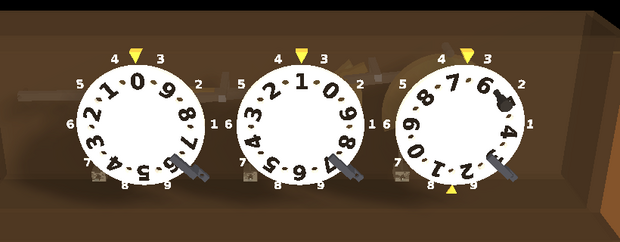
#> input picture demo/WyomingWill/BabbagesHall/exhibits/Pascaline/manual/fig-exhibit.png, 620 x 242 px, given in place of out.png, which was not available
$ python make-figures.py
#> lines starting #> are read from the running program, lines starting #| are printed output that depends on the picture
"""The Pascaline manual's figures (Babbage's Hall).

    python3 manual/make-figures.py      (from the exhibit's folder; Pillow,
                                         OpenSCAD, xvfb-run, ImageMagick)

Every picture is OpenSCAD's drawing of the printed parts, put together as in
parts/pascaline.scad (manual/views.scad) and set to a state. The works are
set to the angles the simulation reported for the sautoirs and pawls at the
end of each step of its tour (PA_DEBUG=1), kept below. fig-exhibit.png is a
screenshot of the simulation."""
import os, subprocess, tempfile
from PIL import Image, ImageDraw, ImageFont

HERE = os.path.dirname(os.path.abspath(__file__))
FONTS = "/usr/share/fonts/truetype/dejavu/"
def font(px, bold=False): return ImageFont.truetype(FONTS + ("DejaVuSans-Bold.ttf" if bold else "DejaVuSans.ttf"), int(px))
INK, BLUE = (30, 30, 30), (30, 70, 170)
STEP, STOP_A = 36, 126                     # (as pascaline-geometry.lua)

# the tour's states, as the simulation reported them (PA_DEBUG=1):
#   digits (h t u), sautoir0, pawl0, sautoir1, pawl1
TOUR = {"007": ([0, 0, 7], [6.9, -0.1], [-18.9, 0.0]),
        "015": ([0, 1, 15], [4.9, 0.9], [-23.8, 0.0]),
        "099": ([0, 8.98, 19], [8.9, 8.9], [0.0, 0.0]),
        "100": ([1, 10, 20], [-0.1, -0.1], [0.0, -19.1])}


def render(view, v, lev=(0, 0), pawl=(0, 0), sty=(-1, 0), camera="-130,10,0,0,0,0,600", size=(1800, 900), trim=True):
    with tempfile.TemporaryDirectory() as d:
        raw, out = os.path.join(d, "raw.png"), os.path.join(d, "out.png")
        args = ["xvfb-run", "-a", "openscad", "-o", raw, "-D", f'VIEW="{view}"', "-D", f"V=[{v[0]},{v[1]},{v[2]}]",
                "-D", f"LEV=[{lev[0]},{lev[1]}]", "-D", f"PAWL=[{pawl[0]},{pawl[1]}]", "-D", f"STY=[{sty[0]},{sty[1]}]",
                f"--imgsize={size[0]},{size[1]}", f"--camera={camera}", "--colorscheme=Tomorrow", os.path.join(HERE, "views.scad")]
        subprocess.run(args, check=True, capture_output=True)
        if trim: subprocess.run(["convert", raw, "-fuzz", "3%", "-trim", "+repage", "-bordercolor", "#f8f8f8", "-border", "20", out], check=True)
        else: subprocess.run(["cp", raw, out], check=True)
        return Image.open(out).convert("RGB")


def caption(im, text, size=40):
    out = Image.new("RGB", (im.width, im.height + int(size * 1.9)), (255, 255, 255))
    out.paste(im, (0, 0))
    ImageDraw.Draw(out).text((im.width / 2, im.height + size * 0.4), text, font=font(size, True), fill=INK, anchor="ma")
    return out


def labelled(im, labels, size=24, pad_r=0, pad_b=0):
    out = Image.new("RGB", (im.width + pad_r, im.height + pad_b), (248, 248, 248))
    out.paste(im, (0, 0))
    g = ImageDraw.Draw(out)
    for text, (px, py), (tx, ty), anchor in labels:
        g.line([(px, py), (tx, ty)], fill=BLUE, width=3)
        g.ellipse([px - 5, py - 5, px + 5, py + 5], fill=BLUE)
        g.text((tx + (8 if anchor[0] == "l" else -8 if anchor[0] == "r" else 0), ty), text, font=font(size), fill=BLUE, anchor=anchor)
    return out


def row(ims, gap=24):
    H = max(i.height for i in ims)
    out = Image.new("RGB", (sum(i.width for i in ims) + gap * (len(ims) - 1), H), (255, 255, 255))
    x = 0
    for i in ims: out.paste(i, (x, (H - i.height) // 2)); x += i.width + gap
    return out


def save(im, name, width=None):
    if width and im.width != width:
        im = im.resize((width, round(im.height * width / im.width)), Image.LANCZOS)
    im.save(os.path.join(HERE, name), optimize=True)
    print("  manual/" + name, im.size)


# 1. the front, at 000 (straight on; the box is this camera's)
im = render("front", [0, 0, 0], trim=False)
#> in render, returned value is the input picture: PIL image 620x242 RGB; mean R, G, B 111.9, 96.3, 80.6
im = im.crop((60, 200, 1800, 860))
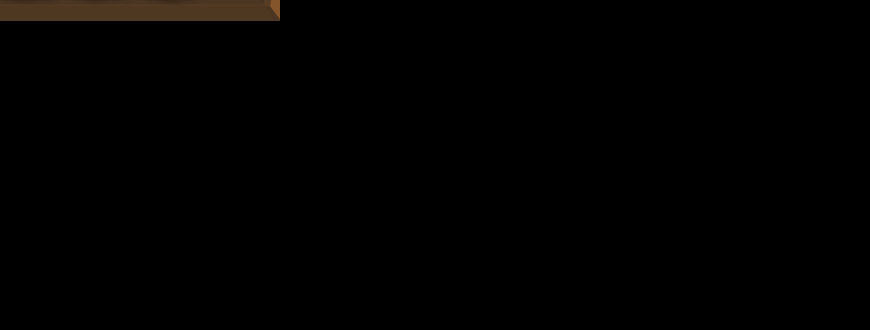
#> im: PIL image 1740x660 RGB (shown at 1/2 size); mean R, G, B 1.6, 1.1, 0.7
W, H = im.size
#> W = 1740; H = 660
save(labelled(im, [
    ("a hole for the stylus", (0.729 * W, 0.245 * H), (0.22 * W, 1.10 * H), "mm"),
    ("the pointer", (0.771 * W, 0.13 * H), (0.45 * W, 1.20 * H), "mm"),
    ("the dial's numbers", (0.824 * W, 0.29 * H), (0.62 * W, 1.10 * H), "mm"),
    ("the finger stop", (0.855 * W, 0.71 * H), (0.80 * W, 1.20 * H), "mm"),
    ("the plate's numbers", (0.885 * W, 0.49 * H), (0.99 * W, 1.10 * H), "rm"),
], size=30, pad_b=int(0.26 * H)), "fig-front.png", 620)
#> in labelled, `out = Image.new("RGB", (im.width + pad_r, im.height + pad_b), (248, 24..`: out: PIL image 1740x831 RGB; every value is 248
#> in save, `im = im.resize((width, round(im.height * width / im.width)), Image.LAN..`:
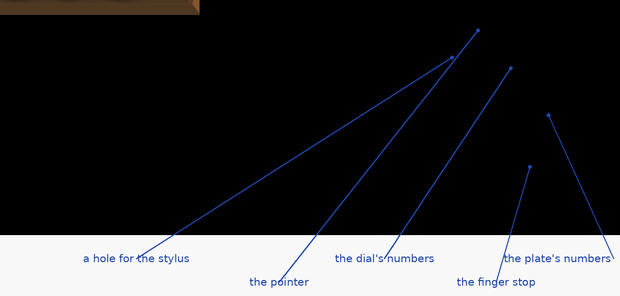
#> im: PIL image 620x296 RGB; mean R, G, B 51, 51.2, 52.3
#|   manual/fig-front.png (620, 296)

# 2. adding 7 to the units when they show 5: the stylus in the hole by the
#    plate's 7, then turned clockwise to the stop: 12, the tens carried
cam = "-55,10,0,0,0,0,330"
a = render("front", [0, 0, 5], sty=(0, STOP_A - 7 * STEP), camera=cam, size=(1300, 800))
#> call 2 of render, with view = 'front', lev = (0, 0), pawl = (0, 0), sty = (0, -126), camera = '-55,10,0,0,0,0,330', size = (1300, 800), trim = True
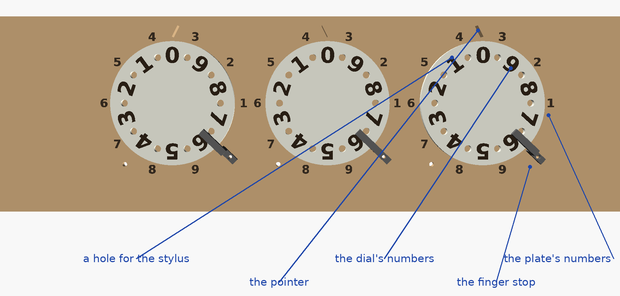
#> input picture demo/WyomingWill/BabbagesHall/exhibits/Pascaline/manual/fig-front.png, 620 x 296 px, given in place of out.png, which was not available
#> in render, returned value is the input picture: PIL image 620x296 RGB; mean R, G, B 196.5, 183.2, 165.2
b = render("front", [0, 1, 12], sty=(0, STOP_A), camera=cam, size=(1300, 800))
save(row([caption(a, "05: the stylus in the hole by the plate's 7"),
          caption(b, "turned to the stop: 12, the tens carried")]), "fig-stylus.png", 1200)
#> in caption, `out = Image.new("RGB", (im.width, im.height + int(size * 1.9)), (255, ..`: out: PIL image 620x372 RGB; every value is 255
#> in caption, `ImageDraw.Draw(out).text((im.width / 2, im.height + size * 0.4), text,..`:
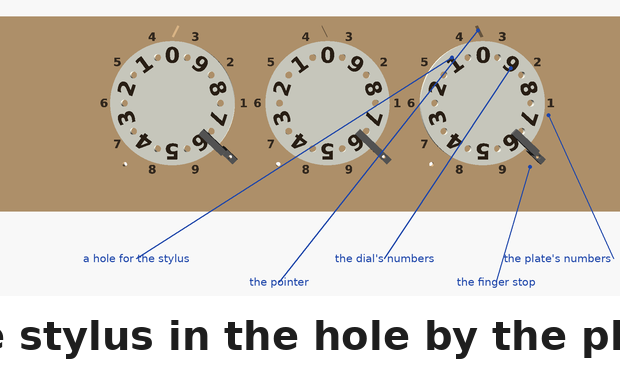
#> out: PIL image 620x372 RGB; mean R, G, B 201.5, 190.9, 176.6
#> call 2 of caption, with text = 'turned to the stop: 12, the tens carried', size = 40
#> in caption (call 2), `ImageDraw.Draw(out).text((im.width / 2, im.height + size * 0.4), text,..`:
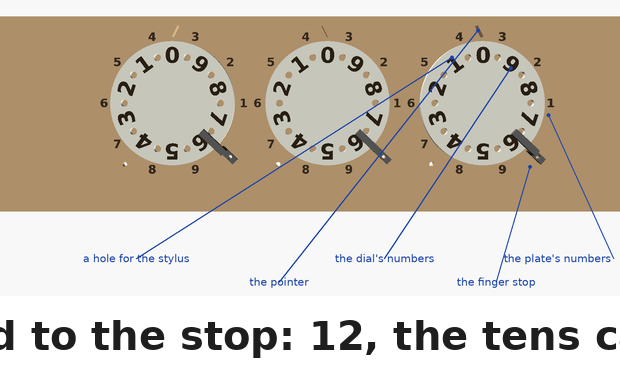
#> out: PIL image 620x372 RGB; mean R, G, B 201.9, 191.3, 177
#> in row, `H = max(i.height for i in ims)`: H = 372
#> in row, `out = Image.new("RGB", (sum(i.width for i in ims) + gap * (len(ims) - ..`: out: PIL image 1264x372 RGB; every value is 255
#> the loop in row, `for i in ims: out.paste(i, (x, (H - i.height) // 2)); x += i.width + gap` made 2 passes
#> x on passes 1 to 2: 644, 1288
#> after the loop in row, `for i in ims: out.paste(i, (x, (H - i.height) // 2)); x += i.width + gap`:
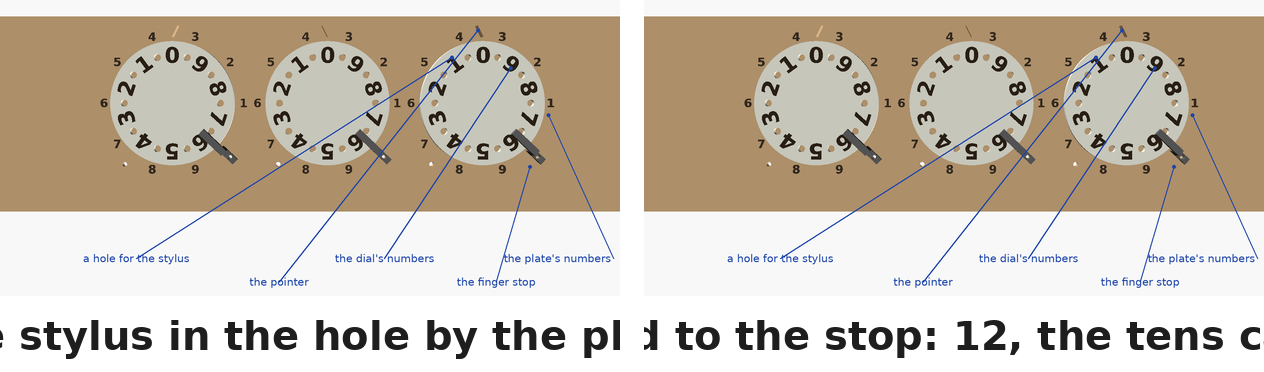
#> out: PIL image 1264x372 RGB; mean R, G, B 202.7, 192.4, 178.3
#> after the loop in row, `for i in ims: out.paste(i, (x, (H - i.height) // 2)); x += i.width + gap`: x = 1288
#> call 2 of save, with name = 'fig-stylus.png', width = 1200
#> in save (call 2), `im = im.resize((width, round(im.height * width / im.width)), Image.LAN..`:
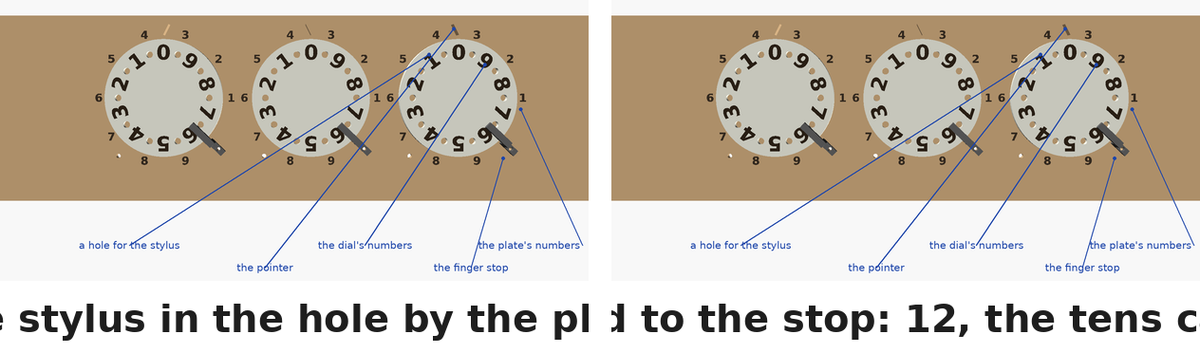
#> im: PIL image 1200x353 RGB; mean R, G, B 202.6, 192.2, 178.2
#|   manual/fig-stylus.png (1200, 353)

# 3. the works, at three steps of the tour
ims = []
for key, text in (("007", "007: the units' cam has lifted the sautoir"),
                  ("099", "099: both sautoirs lifted, near the top"),
                  ("100", "100: both dropped; each kicked the next digit on")):
    v, lev, pawl = TOUR[key]
    ims.append(caption(render("works", v, lev, pawl, camera="-140,5,0,12,0,0,520", size=(1800, 800)), text, 30))
#> (the run stopped early here; a loop or call above may not have finished)
